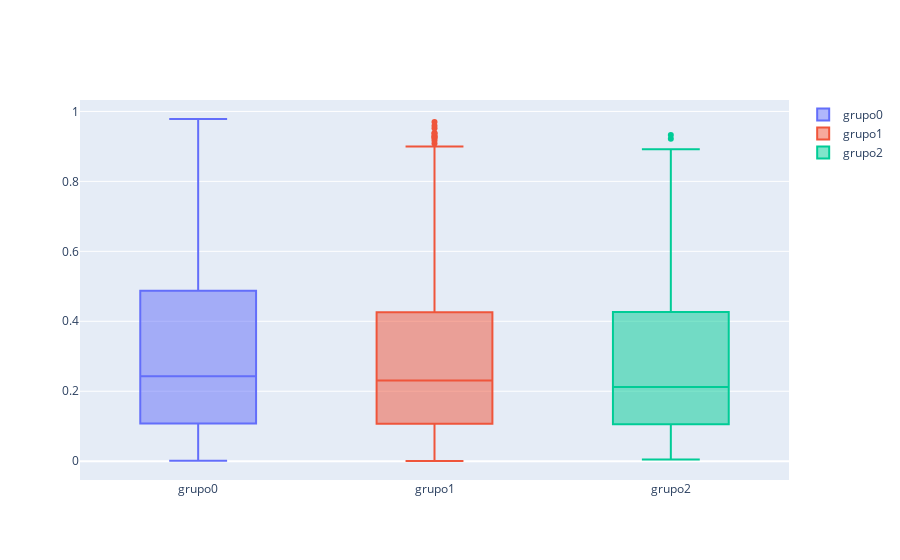

The notebook cell saved with this chart:
### Code cell
# dict for the dataframes and their names
dfs = {"grupo0" : grupo0, "grupo1": grupo1, "grupo2" : grupo2}

# plot the data
fig = go.Figure()

for i in dfs:
    fig = fig.add_trace(go.Box(y = dfs[i]["Estudiantes_Mayor_25"], 
                                   name = i))
fig.show()

### Figure 1 — Plotly figure (JSON) as saved in the notebook; plotly's stock layout.template omitted (floating-point values rounded to 4 significant figures; data arrays with more than 128 entries replaced by an {"elided": "..."} marker saying what was removed)
{"data": [{"name": "grupo0", "type": "box", "y": {"elided": "556 float values"}}, {"name": "grupo1", "type": "box", "y": {"elided": "556 float values"}}, {"name": "grupo2", "type": "box", "y": {"elided": "239 float values"}}], "layout": {}}
